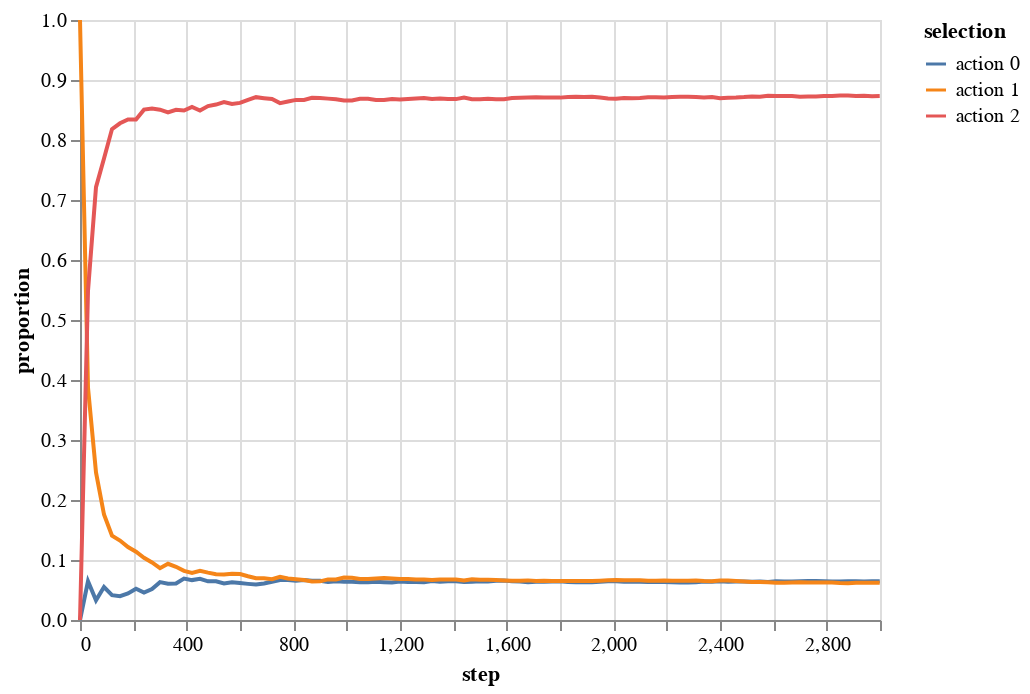

The code cell stored with this chart in its notebook:
### Code cell
env.altair_action_history(name='epsilon_greedy')

### Figure 1 — Vega-Lite specification as saved in the notebook (floating-point values rounded to 4 significant figures; data arrays with more than 128 entries replaced by an {"elided": "..."} marker saying what was removed)
{"config": {"view": {"continuousWidth": 400, "continuousHeight": 300}}, "data": {"name": "data-b19b49cc830868ba7b1ca3013ea22f89"}, "mark": "line", "encoding": {"color": {"type": "nominal", "field": "selection"}, "x": {"type": "quantitative", "field": "step"}, "y": {"type": "quantitative", "field": "proportion"}}, "$schema": "https://vega.github.io/schema/vega-lite/v4.8.1.json", "datasets": {"data-b19b49cc830868ba7b1ca3013ea22f89": {"elided": "303 records"}}}
